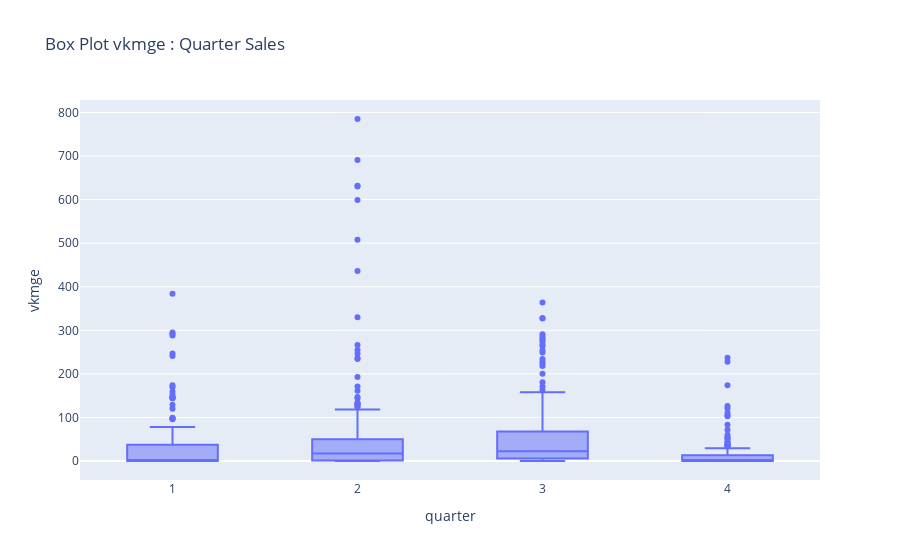

The cell this chart's notebook holds for it:
### Markdown cell above
### Analysis Results:
More or less the week day sales pattern is approximately repeating in different quarters, the average amount of sales is more in the 2nd and 3rd quarters.

### Code cell
### Box Plot for Quarter Analysis
def vis_box_quarter(data_season, feat):
    fig = xp.box(data_season, y=feat, x="quarter", title=f"Box Plot {feat} : Quarter Sales")
    fig.show()
vis_box_quarter(data_season,"vkmge")

### Figure 1 — Plotly figure (JSON) as saved in the notebook; plotly's stock layout.template omitted (floating-point values rounded to 4 significant figures; data arrays with more than 128 entries replaced by an {"elided": "..."} marker saying what was removed)
{"data": [{"alignmentgroup": "True", "hovertemplate": "quarter=%{x}<br>vkmge=%{y}<extra></extra>", "legendgroup": "", "marker": {"color": "#636efa"}, "name": "", "notched": false, "offsetgroup": "", "orientation": "v", "showlegend": false, "type": "box", "x": {"elided": "670 int values"}, "x0": " ", "xaxis": "x", "y": {"elided": "670 int values"}, "y0": " ", "yaxis": "y"}], "layout": {"boxmode": "group", "legend": {"tracegroupgap": 0}, "title": {"text": "Box Plot vkmge : Quarter Sales"}, "xaxis": {"anchor": "y", "domain": [0, 1], "title": {"text": "quarter"}}, "yaxis": {"anchor": "x", "domain": [0, 1], "title": {"text": "vkmge"}}}}
